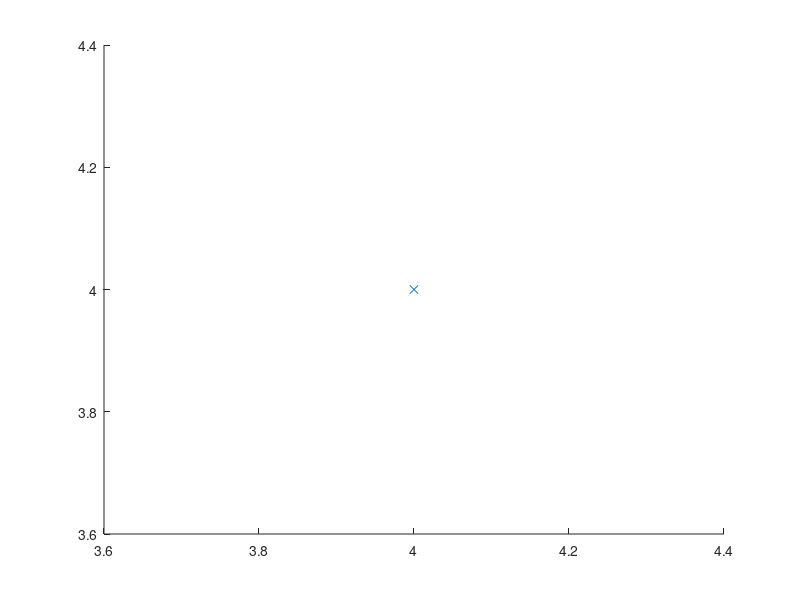

MATLAB code for this plot: (Note: this script raises an error after producing the figure.)
clearvars
close all 

rows = 5;
cols = 5;
numNodes = 15;

qStart.coord = [1 1];
qStart.parent = 0;
qStart.visited = 1;
% qStart.cost = 0;

qGoal.coord = [rows cols];
qGoal.parent = -1;
qGoal.visited = 0;
% qGoal.cost = 0;

gridWorld = zeros(rows,cols);
nodes(1) = qStart;
h = figure(1);
hold on

for i=1:numNodes
    qRand = [floor(rand(1)*cols)+1 floor(rand(1)*rows)+1];
    plot(qRand(1), qRand(2), 'x', 'Color',  [0 0.4470 0.7410])
    hold on;
    
    for j=1:length(nodes)
        if nodes(j).coord == qGoal.coord
            break
        end        
    end
    
    ndist = [];
    
    for j = 1:length(nodes)
        n = nodes(j);
        tmp = dist(n.coord, qRand);
        ndist = [ndist tmp];
    end
    
    [~, idx] = min(ndist);
    
    qNear = nodes(idx);
%     qNew.coord = qRand;
%     line([qNear.coord(1), qNew.coord(1)], [qNear.coord(2), qNew.coord(2)], 'Color', 'b', 'LineWidth', 2);
%     qNew.cost = dist(qNew.coord, qNear.coord) + qNear.cost;
    
%     qNearest = [];
%     r = 5;
%     neighborCount = 1;
%     for j = 1:1:length(nodes)
%         if dist(nodes(j).coord, qNew.coord) <= r
%             qNearest(neighborCount).coord = nodes(j).coord;
%             qNearest(neighborCount).cost = nodes(j).cost;
%             neighborCount = neighborCount+1;
%         end
%     end
%     
%     qMin = qNear;
%     CMin = qNew.cost;
    
%     for k = 1:1:length(qNearest)
%         if qNearest(k).cost + dist(qNearest(k).coord, qNew.coord) < CMin
%             qMin = qNearest(k);
%             CMin = qNearest(k).cost + dist(qNearest(k).coord, qNew.coord);
%             line([qMin.coord(1), qNew.coord(1)], [qMin.coord(2), qNew.coord(2)], 'Color', 'g');
%             hold on
%         end
%     end
    
    qNew.coord = qRand;
%     qNew.parent(1) = qNear.coord(1);
%     qNew.parent(2) = qNear.coord(2);
    qNew.visited = 1;
    qNew.parent = idx;
%     for j = 1:1:length(nodes)
%         if nodes(j).coord == qMin.coord
%             qNew.parent = j;
%         end
%     end
    
%     line([qNear.coord(1), qNew.coord(1)], [qNear.coord(2), qNew.coord(2)], 'Color', 'b', 'LineWidth', 1);
    hold on;
    nodes = [nodes qNew];
%     saveas(h,sprintf('FIG%d.png',i))
end

D = [];
for j = 1:1:length(nodes)
    tmpdist = dist(nodes(j).coord, qGoal.coord);
    D = [D tmpdist];
end

% Search backwards from goal to start to find the optimal least cost path
[val, idx] = min(D);
qFinal = nodes(idx);
qGoal.parent = idx;
qEnd = qGoal;
nodes = [nodes qGoal];
goalNodes = [];
while qEnd.parent ~= 0
    start = qEnd.parent;
    goalNodes = [goalNodes; qEnd.coord];
    line([qEnd.coord(1), nodes(start).coord(1)], [qEnd.coord(2), nodes(start).coord(2)], 'Color', 'r', 'LineWidth', 2);
    hold on
    qEnd = nodes(start);
end
